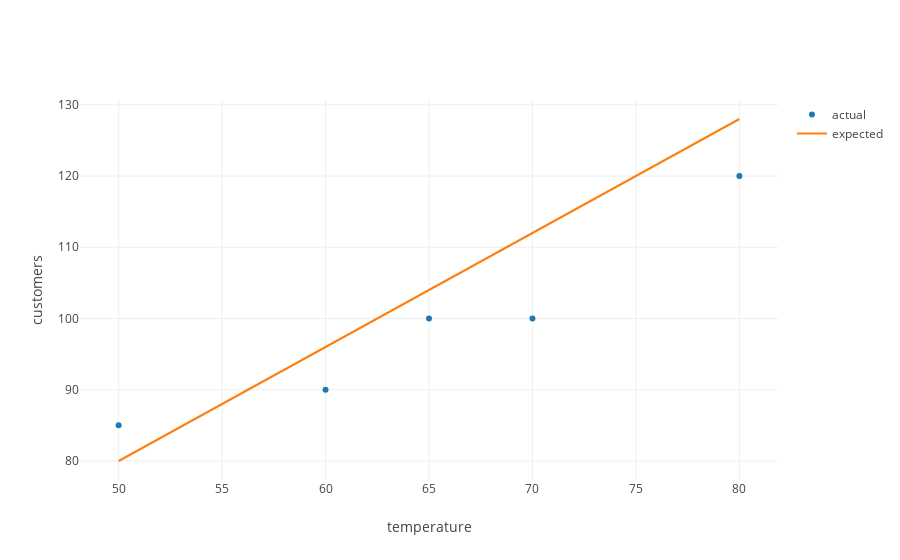

This figure's notebook cell:
### Markdown cell above
Now our `total_error` metric happens to work fine with the data and model that we have above.  However, if we change our model, we'll see that our positive and negative errors can start to cancel each other out, which is not what we want.

For example, leaving our data the same, we'll change our model to the following: 

$$ amount\_of_\_customers = 1.6 * temperature $$.

### Code cell
updated_predicted_amounts = list(map(lambda temperature: 1.6*temperature,temperatures))
updated_model_trace = trace_values(temperatures, updated_predicted_amounts, name = 'expected', mode = 'lines')

plot([data_trace, updated_model_trace], layout = layout)

### Figure 1 — Plotly figure (JSON) as saved in the notebook; plotly's stock layout.template omitted (floating-point values rounded to 4 significant figures)
{"data": [{"mode": "markers", "name": "actual", "text": [], "type": "scatter", "uid": "44b8a94b-324d-410f-91df-c5396367707c", "x": [80, 65, 50, 70, 60], "y": [120, 100, 85, 100, 90]}, {"mode": "lines", "name": "expected", "text": [], "type": "scatter", "uid": "fecfceb9-6e82-4370-8d81-3dbea017e502", "x": [80, 65, 50, 70, 60], "y": [128, 104, 80, 112, 96]}], "layout": {"xaxis": {"title": {"text": "temperature"}}, "yaxis": {"title": {"text": "customers"}}}}
